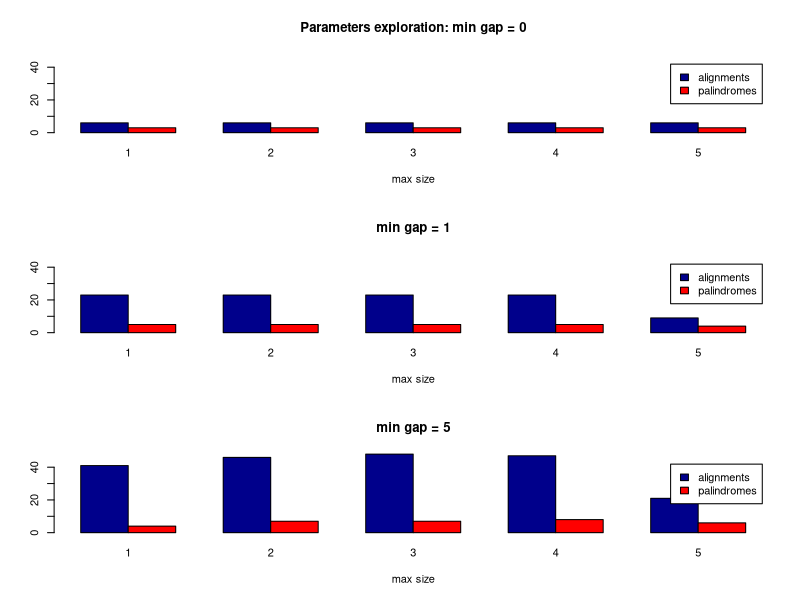

The R source for this figure:
data = read.csv("springtail-param-exp.xls", header = T)

# Doesn't work -> need to investigate ggplot
# x = table(subset(data, max.gap.m = 0, select = -species))
# sub = subset(data, max.gap.m == 0, select = c(alignments, palindromes))
# m = t(as.matrix(sub))[1:2,]
# counts = table(data$alignments[data$max.gap.m == 0],data$palindromes[data$max.gap.m == 0])


sub0 = subset(data, max.gap.m == 0, select = c(alignments, palindromes))
sub1 = subset(data, max.gap.m == 1, select = c(alignments, palindromes))
sub5 = subset(data, max.gap.m == 5, select = c(alignments, palindromes))

              
par(mfrow = c(3,1))
barplot(t(as.matrix(sub0)), beside = TRUE, 
        main="Parameters exploration: min gap = 0",
        xlab="max size", col=c("darkblue","red"),
        legend = colnames(sub0), names.arg = c(1:5), ylim = c(0,48))
barplot(t(as.matrix(sub1)), beside = TRUE, 
        main="min gap = 1",
        xlab="max size", col=c("darkblue","red"),
        legend = colnames(sub0), names.arg = c(1:5), ylim = c(0,48))
barplot(t(as.matrix(sub5)), beside = TRUE, 
        main="min gap = 5",
        xlab="max size", col=c("darkblue","red"),
        legend = colnames(sub0), names.arg = c(1:5), ylim = c(0,48))



